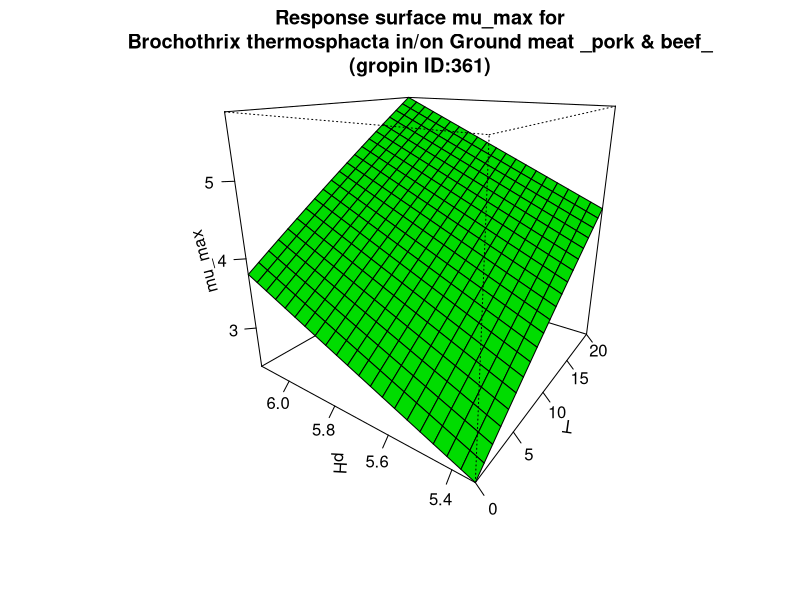

This chart was generated by the following R code:
#############################
# start of Parameter script
#############################
T <- seq(0,20.02,length.out=21)
pH <- seq(5.33466533466533,6.13613,length.out=21)
#############################
# end of Parameter script
#############################
############################# 
# start of Model script Gropin ID 361 
#############################
 
# constant coefficients for this model
lagref <- 20.7
dlag <- 1.73
Elag <- 67
 
variables <- data.frame(T,pH)
argumentsPar <- expand.grid(variables)
 
# heart of the model
response_surface <- function(T,pH) {
   mumax <-(log(lagref)-dlag*(5.7-pH)-(Elag/0.00831)*((1/(T+273))-(1/273)))

return(mumax=mumax)
} 

# output parameters
mumax <- cbind(argumentsPar,response_surface(argumentsPar['T'],argumentsPar['pH']))
colnames(mumax) <- c(colnames(argumentsPar),'mumax')
#############################
# End of Model script
#############################
############################# 
# start of Visualisation script Gropin ID 361 
#############################
persp(T,pH,matrix(unlist(mumax$mumax),nrow=21),col = 'green',xlab='T',ylab='pH',zlab='mu_max',main='Response surface mu_max for
Brochothrix thermosphacta in/on Ground meat _pork & beef_
(gropin ID:361)',theta=305,phi=20,shade=0.25,ticktype = 'detailed')
#############################
# End of Visualisation script
#############################
